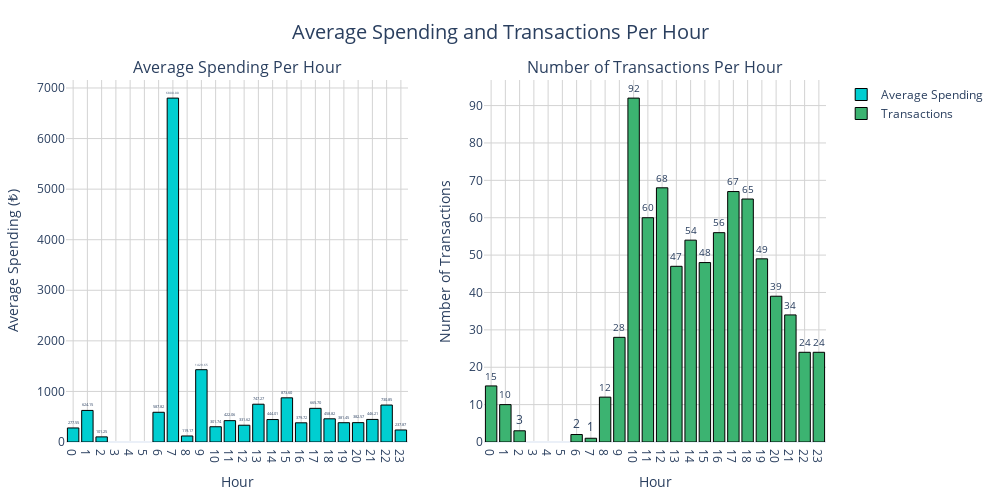

Write notebook code for a chart like this one.
### Code cell
import plotly.graph_objects as go
from plotly.subplots import make_subplots

# Extract the hour and calculate average spending per hour
df['Hour'] = df['DateTime'].dt.hour  # Adjust column name if necessary
average_spending_per_hour = df.groupby('Hour')['Amount'].mean().abs()

# Extract the hour and count transactions per hour
df['Hour'] = df['Time'].str.split(':').str[0].astype(int)  # Adjust column name if necessary
transactions_per_hour = df.groupby('Hour').size()

# Create a subplot figure with two columns
fig = make_subplots(
    rows=1, cols=2,
    shared_yaxes=False,  # Each chart has its own y-axis
    subplot_titles=['Average Spending Per Hour', 'Number of Transactions Per Hour']
)

# Plot 1: Average Spending Per Hour
fig.add_trace(
    go.Bar(
        x=average_spending_per_hour.index,
        y=average_spending_per_hour,
        marker=dict(color='darkturquoise', line=dict(color='black', width=1)),
        name='Average Spending',
        text=average_spending_per_hour,
        texttemplate='%{text:.2f}',
        textposition='outside',
        hovertemplate='<b>Hour:</b> %{x}<br><b>Average Spending:</b> ₺%{y:.2f}<extra></extra>'
    ),
    row=1, col=1
)

# Plot 2: Number of Transactions Per Hour
fig.add_trace(
    go.Bar(
        x=transactions_per_hour.index,
        y=transactions_per_hour,
        marker=dict(color='mediumseagreen', line=dict(color='black', width=1)),
        name='Transactions',
        text=transactions_per_hour,
        texttemplate='%{text}',
        textposition='outside',
        hovertemplate='<b>Hour:</b> %{x}<br><b>Transactions:</b> %{y}<extra></extra>'
    ),
    row=1, col=2
)

# Update layout
fig.update_layout(
    title={
        'text': 'Average Spending and Transactions Per Hour',
        'x': 0.5,
        'y': 0.95,
        'xanchor': 'center',
        'yanchor': 'top',
        'font': {'size': 20}
    },
    xaxis=dict(
        title='Hour',
        tickmode='linear',
        dtick=1,
        showgrid=True,
        gridcolor='lightgray'
    ),
    xaxis2=dict(
        title='Hour',
        tickmode='linear',
        dtick=1,
        showgrid=True,
        gridcolor='lightgray'
    ),
    yaxis=dict(
        title='Average Spending (₺)',
        showgrid=True,
        gridcolor='lightgray'
    ),
    yaxis2=dict(
        title='Number of Transactions',
        showgrid=True,
        gridcolor='lightgray'
    ),
    height=500,
    width=1000,
    template='plotly_white',
    margin=dict(t=80, b=50, l=50, r=50)
)

# Show the combined plot
fig.show()

# Save the figure to an HTML file
pio.write_html(fig, file='spending_hour.html', full_html=True)

# Or get the HTML string directly
graph_html = pio.to_html(fig, full_html=False)

### Figure 1 — Plotly figure (JSON) as saved in the notebook; plotly's stock layout.template omitted (floating-point values rounded to 4 significant figures)
{"data": [{"hovertemplate": "<b>Hour:</b> %{x}<br><b>Average Spending:</b> ₺%{y:.2f}<extra></extra>", "marker": {"color": "darkturquoise", "line": {"color": "black", "width": 1}}, "name": "Average Spending", "text": [277.5, 624.1, 101.2, 587.8, 6800, 119.2, 1430.0, 301.7, 422.1, 331.6, 747.3, 444.0, 873.6, 379.7, 665.7, 458.8, 381.4, 382.6, 446.2, 730.9, 237.9], "textposition": "outside", "texttemplate": "%{text:.2f}", "type": "bar", "x": [0, 1, 2, 6, 7, 8, 9, 10, 11, 12, 13, 14, 15, 16, 17, 18, 19, 20, 21, 22, 23], "xaxis": "x", "y": [277.5, 624.1, 101.2, 587.8, 6800, 119.2, 1430.0, 301.7, 422.1, 331.6, 747.3, 444.0, 873.6, 379.7, 665.7, 458.8, 381.4, 382.6, 446.2, 730.9, 237.9], "yaxis": "y"}, {"hovertemplate": "<b>Hour:</b> %{x}<br><b>Transactions:</b> %{y}<extra></extra>", "marker": {"color": "mediumseagreen", "line": {"color": "black", "width": 1}}, "name": "Transactions", "text": [15, 10, 3, 2, 1, 12, 28, 92, 60, 68, 47, 54, 48, 56, 67, 65, 49, 39, 34, 24, 24], "textposition": "outside", "texttemplate": "%{text}", "type": "bar", "x": [0, 1, 2, 6, 7, 8, 9, 10, 11, 12, 13, 14, 15, 16, 17, 18, 19, 20, 21, 22, 23], "xaxis": "x2", "y": [15, 10, 3, 2, 1, 12, 28, 92, 60, 68, 47, 54, 48, 56, 67, 65, 49, 39, 34, 24, 24], "yaxis": "y2"}], "layout": {"annotations": [{"font": {"size": 16}, "showarrow": false, "text": "Average Spending Per Hour", "x": 0.225, "xanchor": "center", "xref": "paper", "y": 1, "yanchor": "bottom", "yref": "paper"}, {"font": {"size": 16}, "showarrow": false, "text": "Number of Transactions Per Hour", "x": 0.775, "xanchor": "center", "xref": "paper", "y": 1, "yanchor": "bottom", "yref": "paper"}], "height": 500, "margin": {"b": 50, "l": 50, "r": 50, "t": 80}, "title": {"font": {"size": 20}, "text": "Average Spending and Transactions Per Hour", "x": 0.5, "xanchor": "center", "y": 0.95, "yanchor": "top"}, "width": 1000, "xaxis": {"anchor": "y", "domain": [0, 0.45], "dtick": 1, "gridcolor": "lightgray", "showgrid": true, "tickmode": "linear", "title": {"text": "Hour"}}, "xaxis2": {"anchor": "y2", "domain": [0.55, 1], "dtick": 1, "gridcolor": "lightgray", "showgrid": true, "tickmode": "linear", "title": {"text": "Hour"}}, "yaxis": {"anchor": "x", "domain": [0, 1], "gridcolor": "lightgray", "showgrid": true, "title": {"text": "Average Spending (₺)"}}, "yaxis2": {"anchor": "x2", "domain": [0, 1], "gridcolor": "lightgray", "showgrid": true, "title": {"text": "Number of Transactions"}}}}
